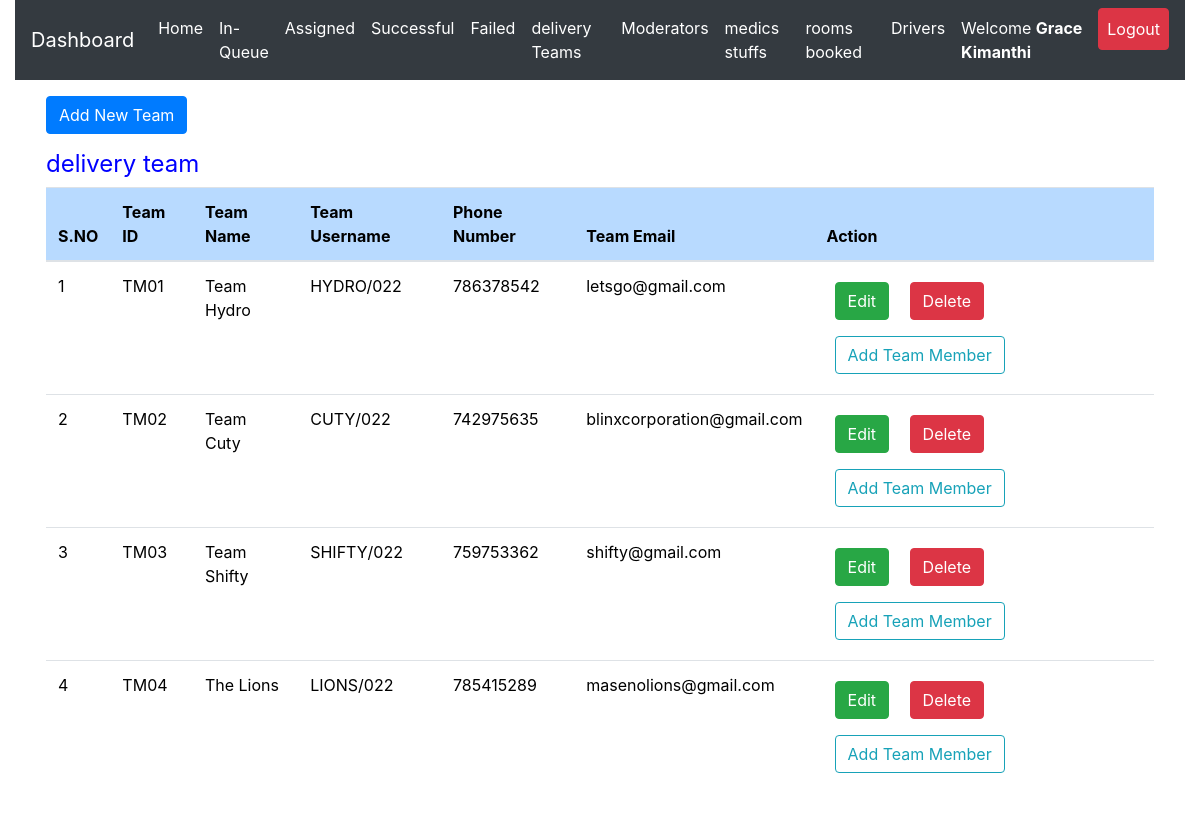
The app's page /admin/team.php (signed in) with its own data.
### tables this page shows
CREATE TABLE `delivery_team` (
  `id` int(11) NOT NULL,
  `team_id` varchar(50) NOT NULL,
  `team_username` varchar(255) NOT NULL,
  `team_name` varchar(255) NOT NULL,
  `team_phone` int(15) NOT NULL,
  `team_email` varchar(50) NOT NULL,
  `team_password` varchar(255) NOT NULL,
  `password_reset_token` varchar(255) DEFAULT NULL,
  `registration_timestamp` datetime NOT NULL DEFAULT CURRENT_TIMESTAMP
);

### admin/team.php (the view, shortened to what this page needs)
<?php
include 'server.php';
?>
<!DOCTYPE html>
<html lang="en">
<head>
<?php include './includes/header.php'; ?>
</head>
  <body>
    <?php include './includes/navbar.php'; ?>
<div class="container-fluid">
  <div class="row m-3">
    <div class="col-md-12">
<div class="table-responsive-lg">
<div class="row">
  <div class="col-md-4">
  <button type="type" class='btn btn-primary addNewTeam'>Add New Team</button>
  </div>
  <div class="col-md-4">
  </div>
  <div class="col-md-4">
  </div>
</div>
    <table class="table" style='color:black; font-weight:normal'>
        <thead>
          <h4  class='mt-3' style='color:blue; font-weight:normal'>
          delivery team </h4>
            <tr >
              <th scope="col" class="table-primary">S.NO</th>
              <th scope="col" class="table-primary">Team ID</th>
              <th scope="col" class="table-primary">Team Name</th>
              <th scope="col" class="table-primary">Team Username</th>
              <th scope="col" class="table-primary">Phone Number</th>
              <th scope="col" class="table-primary">Team Email</th>
              <th scope="col" class="table-primary">Action</th>
            </tr>
          </thead>
          <tbody>
    <?php
    if($_SESSION['admin_id']){
        $data_fetch_query = "SELECT * FROM `delivery_team`";
        $data_result = mysqli_query($db, $data_fetch_query);
        if ($data_result->num_rows > 0){
            while($row = $data_result->fetch_assoc()) {
                $team_ID = $row['team_id'];
                $team_name = $row["team_name"];
                $team_username = $row["team_username"];
                $team_phone = $row["team_phone"];
                $team_mail = $row["team_email"];
                $team_password = $row["team_password"];
        echo "<tr> <td>" .$row["id"].  "</td>";
        echo "<td>" .$row["team_id"]."</td>";
        echo "<td>" .$row["team_name"]."</td>";
        echo "<td>" .$row["team_username"]."</td>";
        echo "<td>" .$row["team_phone"]."</td>";
        echo "<td>" .$row["team_email"]."</td>";
        echo "<td>
        <form method ='POST' action='server.php'>
        <input type='submit' value='Edit' data-password='$team_password ' data-teammail='$team_mail' data-teamphone='$team_phone' data-username='$team_username' data-tname='$team_name' data-team='$team_ID' name='edit-team-btn' class='btn btn-success team-edit-btn m-2'>
        <input type='button' id='team_delete_btn' data-deliveryteamid='$team_ID' value='Delete' name='delete-team-btn' class='btn btn-danger team_delete-btn m-2'>
        <button class='btn btn-outline-info m-2 team_member_button' data-teamid='$team_ID' >Add Team Member</button>
        </form>
        </td> </tr>";
        }
        }else{
        echo "<td>"."No Requests Found"."</td>";
        }
        } else{
            echo "<td>"."No Data Found"."</td>";
        }
?>
          </tbody>
    </table>
  </div>
  </div>
</div>
</div>
  </body>
</html>

### records on screen
delivery_team: id "1", team_id "TM01", team_name "Team Hydro", team_username "HYDRO/022", team_phone "786378542", team_email "letsgo@gmail.com"
delivery_team: id "2", team_id "TM02", team_name "Team Cuty", team_username "CUTY/022", team_phone "742975635", team_email "blinxcorporation@gmail.com"
delivery_team: id "3", team_id "TM03", team_name "Team Shifty", team_username "SHIFTY/022", team_phone "759753362", team_email "shifty@gmail.com"
delivery_team: id "4", team_id "TM04", team_name "The Lions", team_username "LIONS/022", team_phone "785415289", team_email "masenolions@gmail.com"

### other values on screen
$_SESSION['admin_firstname'] "Grace"
$_SESSION['admin_lastname'] "Kimanthi"
